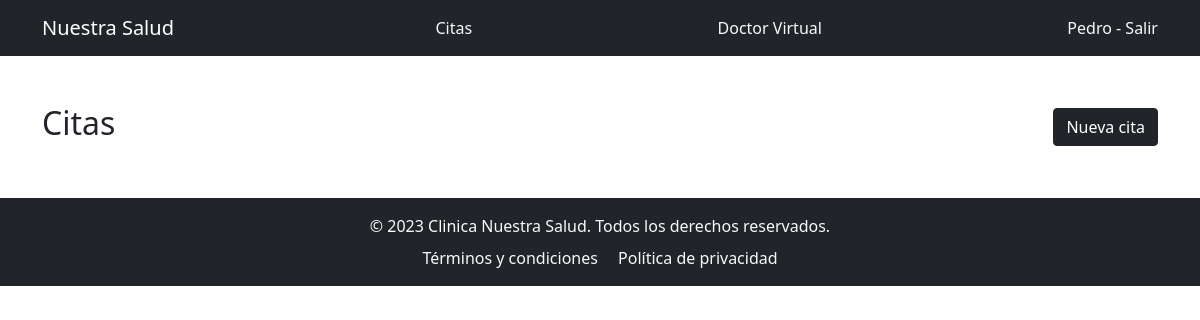
The app's page /clinic/citas/ (signed in), older data.
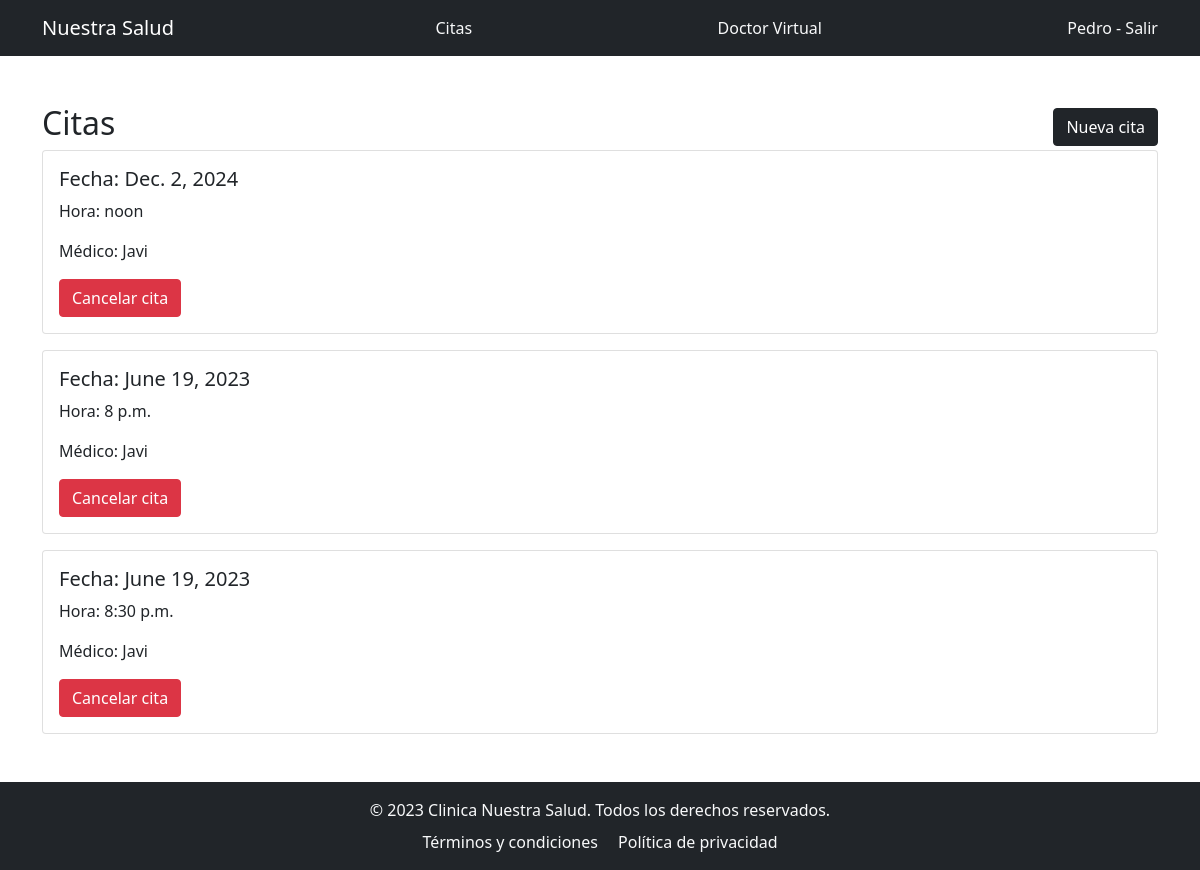
The same page, newer data.
### clinic/models.py (models this page shows, shortened)
class Cita(models.Model):
    fecha = models.DateField()
    hora = models.TimeField()
    medico = models.ForeignKey(Perfil, related_name='citas_doctor', on_delete=models.CASCADE)
    paciente = models.ForeignKey(Perfil, related_name='citas_paciente', on_delete=models.CASCADE)
    cancelada = models.BooleanField(default=False)

class Perfil(models.Model):
    TIPO_USUARIO_CHOICES = [
        ('PAC', 'Paciente'),
        ('DOC', 'Doctor'),
    ]
    user = models.OneToOneField(User, on_delete=models.CASCADE, related_name='perfil')
    tipo_usuario = models.CharField(max_length=3, choices=TIPO_USUARIO_CHOICES, default='PAC')

### clinic/views.py (the view)
# urls.py: path('citas/', views.CitasView.as_view(), name='citas'),
class CitasView(LoginRequiredMixin, ListView):
    model = Cita
    template_name = 'citas.html'
    def get_queryset(self):
        perfil = Perfil.objects.get(user=self.request.user)
        if perfil.tipo_usuario == 'DOC':
            today = timezone.localdate()
            return Cita.objects.filter(medico=perfil, fecha=today)
        else:
            return Cita.objects.filter(paciente=perfil)

### clinic/templates/citas.html
{% extends 'base.html' %}
{% block content %}
    <div class="d-flex justify-content-between align-items-center">
        <h2>Citas</h2>
        {% if request.user.perfil.tipo_usuario == 'PAC' %}
            <a href="{% url 'clinic:nueva_cita' %}" class="btn btn-dark">Nueva cita</a>
        {% endif %}
    </div>
    {% for cita in object_list %}
        <div class="card mb-3">
            <div class="card-body">
                <h5 class="card-title">Fecha: {{ cita.fecha }}</h5>
                <p class="card-text">Hora: {{ cita.hora }}</p>
                <p class="card-text">Médico: {{ cita.medico.user.username }}</p>
                {% if cita.cancelada %}
                    <p class="card-text text-danger">Esta cita ha sido cancelada.</p>
                {% else %}
                    {% if request.user.perfil.tipo_usuario == 'PAC' %}
                        <a href="{% url 'clinic:cancelar_cita' cita.id %}" class="btn btn-danger">Cancelar cita</a>
                    {% endif %}
                {% endif %}
            </div>
        </div>
    {% endfor %}
{% endblock %}

### clinic/templates/base.html (shortened to what this page needs)
<!DOCTYPE html>
<html lang="en">
<head>
    <link href="https://cdn.jsdelivr.net/npm/bootstrap@5.1.1/dist/css/bootstrap.min.css" rel="stylesheet">
</head>
<body>
    <nav class="navbar navbar-dark bg-dark">
        <div class="container">
            <a class="navbar-brand text-decoration-none" href="{% url 'clinic:citas' %}">Nuestra Salud</a>
            <a class="nav-custom text-decoration-none text-light" href="{% url 'clinic:citas' %}">Citas</a>
            <a class="nav-custom text-decoration-none text-light" href="{% url 'clinic:doctor_virtual' %}">Doctor Virtual</a>
            {% if request.user.is_authenticated %}
                <a class="nav nav-custom text-decoration-none text-light" href="{% url 'clinic:logout' %}">{{ request.user.username }} - Salir</a>
            {% endif %}
        </div>
    </nav>
    <div class="container mt-5 mb-5">
        {% block content %}
        {% endblock %}
    </div>
    <footer class="footer bg-dark py-3 mt-auto">
        <div class="container text-center">
            <span class="text-light">© 2023 Clinica Nuestra Salud. Todos los derechos reservados.</span>
            <div class="mt-2">
                <a href="#" class="text-light text-decoration-none mx-2">Términos y condiciones</a>
                <a href="#" class="text-light text-decoration-none mx-2">Política de privacidad</a>
            </div>
        </div>
    </footer>
</body>
</html>

Row changes from the older to the newer data that the page shows:
added Cita: fecha "Dec. 2, 2024", hora "noon", medico.user.username "Javi", cancelada "Cancelar cita"
added Cita: fecha "June 19, 2023", hora "8 p.m.", medico.user.username "Javi", cancelada "Cancelar cita"
added Cita: fecha "June 19, 2023", hora "8:30 p.m.", medico.user.username "Javi", cancelada "Cancelar cita"
